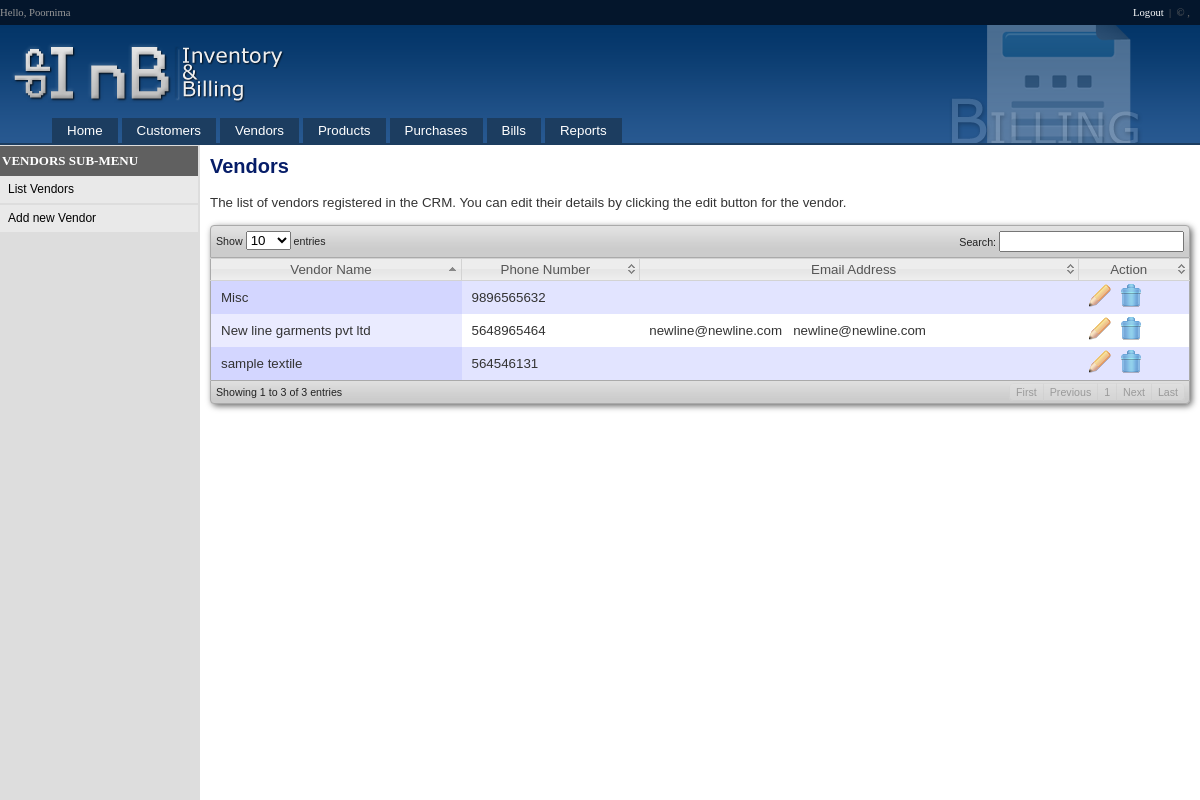
The app's page /Source/listVendors.php (signed in) with its own data.
### tables this page shows
CREATE TABLE IF NOT EXISTS `vendor` (
  `vendorID` int(11) NOT NULL AUTO_INCREMENT,
  `vendorName` varchar(500) NOT NULL,
  `vendorPhone1` varchar(25) NOT NULL,
  `vendorPhone2` varchar(25) DEFAULT NULL,
  `vendorEmail1` varchar(255) NOT NULL,
  `vendorEmail2` varchar(255) DEFAULT NULL,
  `postalAddress` text NOT NULL,
  `status` tinyint(1) DEFAULT '1',
  PRIMARY KEY (`vendorID`)
);

### Source/listVendors.php (the view, shortened to what this page needs)
<?php
include_once("includes/header.php");
$result = mysql_query("select * from vendor");
?>
<script type="text/javascript">
function confirmDeletion(name)
{
	return confirm("Are you sure you want to delete \""+name+"\" ?");
}
</script>
<h2>Vendors</h2>
The list of vendors registered in the CRM. You can edit their details by clicking the edit button for the vendor.<br />
<br />
<table cellpadding="0" cellspacing="0" border="0" class="display" id="example">
	<thead>
		<tr>
			<th>Vendor Name</th>
			<th>Phone Number</th>
			<th>Email Address</th>
			<th>Action</th>
		</tr>
	</thead>
	<tbody>
    <?php
	while($row=mysql_fetch_array($result))
	{
	?>
    <tr><td><?=$row["vendorName"] ?></td>
    <td><?=$row["vendorPhone1"] ?>&nbsp;&nbsp; <?=$row["vendorPhone2"] ?></td>
    <td><?=$row["vendorEmail1"] ?>&nbsp;&nbsp; <?=$row["vendorEmail2"] ?></td>
    <td><a href="<?=BASEDIR ?>newVendor.php?id=<?=$row["vendorID"]?>"><img src="<?=BASEDIR ?>images/001_45.png" alt="Edit" title="Edit" /></a>&nbsp;&nbsp;<a href="<?=BASEDIR ?>functions.php?action=deleteVendor&id=<?=$row["vendorID"]?>" onclick="return confirmDeletion('<?=$row["vendorName"] ?>')"><img src="<?=BASEDIR ?>images/001_49.png" alt="Delete" title="Delete" /></a></td>
    </tr>
    <?php } ?>
	</tbody>
</table>
<?php
include_once("includes/footer.php");
?>

### Source/css/style.css (style rules this page uses)
body { margin:0px; font-family:Verdana, Arial, Helvetica, sans-serif; overflow-y:scroll; }
a { text-decoration:none; }
table { font-size:10pt; }
table.layout tr td.right, table { color:#333333; }
table.layout tr td.right h2 { color:#061D68; }

### Source/css/style_p.css (style rules this page uses)
table.layout tr td.right, table { color:#FFFFFF; vertical-align:top; color:#000000; }
thead { display: table-header-group; }
tbody { display: table-row-group; }
tr { page-break-inside: avoid; }

### Source/css/demo_table_jui.css (style rules this page uses)
table.display thead th { padding: 3px 0px 3px 10px; cursor: pointer; * cursor: hand; }
table.display { margin: 0 auto; width: 100%; clear: both; border-collapse: collapse; }
table.display td { padding: 3px 10px; }
tr.odd { background-color: #E2E4FF; }
tr.even { background-color: white; }
tr.odd td.sorting_1 { background-color: #D3D6FF; }
tr.even td.sorting_1 { background-color: #EAEBFF; }

### Source/includes/header.php (style rules this page uses)
#example tbody { border-left: 1px solid #AAA; border-right: 1px solid #AAA; }
#example thead th:first-child { border-left: 1px solid #AAA; }
#example thead th:last-child { border-right: 1px solid #AAA; }

### records on screen
vendor: vendorName "sample textile", vendorPhone1 "564546131"
vendor: vendorName "New line garments pvt ltd", vendorPhone1 "5648965464", vendorEmail1 "newline@newline.com", vendorEmail2 "newline@newline.com"
vendor: vendorName "Misc", vendorPhone1 "9896565632"

### other values on screen
$_SESSION["user_name"] "Poornima"
